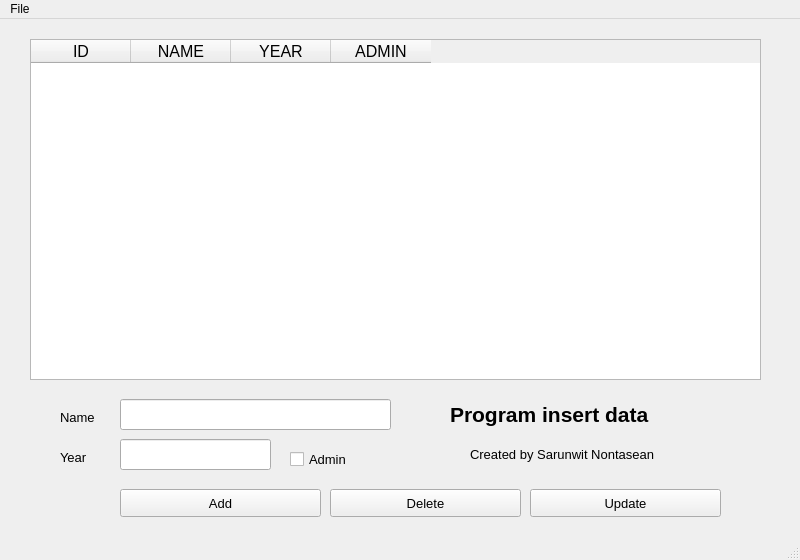
<?xml version="1.0" encoding="UTF-8"?>
<ui version="4.0">
 <class>MainWindow</class>
 <widget class="QMainWindow" name="MainWindow">
  <property name="geometry">
   <rect>
    <x>0</x>
    <y>0</y>
    <width>800</width>
    <height>560</height>
   </rect>
  </property>
  <property name="windowTitle">
   <string>MainWindow</string>
  </property>
  <widget class="QWidget" name="centralwidget">
   <widget class="QTableWidget" name="data_table">
    <property name="geometry">
     <rect>
      <x>30</x>
      <y>20</y>
      <width>731</width>
      <height>341</height>
     </rect>
    </property>
    <property name="font">
     <font>
      <pointsize>12</pointsize>
     </font>
    </property>
    <column>
     <property name="text">
      <string>ID</string>
     </property>
    </column>
    <column>
     <property name="text">
      <string>NAME</string>
     </property>
    </column>
    <column>
     <property name="text">
      <string>YEAR</string>
     </property>
    </column>
    <column>
     <property name="text">
      <string>ADMIN</string>
     </property>
    </column>
   </widget>
   <widget class="QPushButton" name="add_btn">
    <property name="geometry">
     <rect>
      <x>120</x>
      <y>470</y>
      <width>201</width>
      <height>28</height>
     </rect>
    </property>
    <property name="font">
     <font>
      <family>Tahoma</family>
      <pointsize>10</pointsize>
      <weight>50</weight>
      <bold>false</bold>
     </font>
    </property>
    <property name="text">
     <string>Add</string>
    </property>
   </widget>
   <widget class="QPushButton" name="delete_btn">
    <property name="geometry">
     <rect>
      <x>330</x>
      <y>470</y>
      <width>191</width>
      <height>28</height>
     </rect>
    </property>
    <property name="font">
     <font>
      <family>Tahoma</family>
      <pointsize>10</pointsize>
      <weight>50</weight>
      <bold>false</bold>
     </font>
    </property>
    <property name="text">
     <string>Delete</string>
    </property>
   </widget>
   <widget class="QPushButton" name="update_btn">
    <property name="geometry">
     <rect>
      <x>530</x>
      <y>470</y>
      <width>191</width>
      <height>28</height>
     </rect>
    </property>
    <property name="font">
     <font>
      <family>Tahoma</family>
      <pointsize>10</pointsize>
      <weight>50</weight>
      <bold>false</bold>
     </font>
    </property>
    <property name="text">
     <string>Update</string>
    </property>
   </widget>
   <widget class="QCheckBox" name="checkBox">
    <property name="geometry">
     <rect>
      <x>290</x>
      <y>430</y>
      <width>81</width>
      <height>20</height>
     </rect>
    </property>
    <property name="font">
     <font>
      <pointsize>10</pointsize>
     </font>
    </property>
    <property name="text">
     <string>Admin</string>
    </property>
   </widget>
   <widget class="QLabel" name="year_label">
    <property name="geometry">
     <rect>
      <x>60</x>
      <y>430</y>
      <width>55</width>
      <height>16</height>
     </rect>
    </property>
    <property name="font">
     <font>
      <pointsize>10</pointsize>
     </font>
    </property>
    <property name="text">
     <string>Year</string>
    </property>
   </widget>
   <widget class="QLabel" name="name_label">
    <property name="geometry">
     <rect>
      <x>60</x>
      <y>390</y>
      <width>55</width>
      <height>16</height>
     </rect>
    </property>
    <property name="font">
     <font>
      <pointsize>10</pointsize>
     </font>
    </property>
    <property name="text">
     <string>Name</string>
    </property>
   </widget>
   <widget class="QLineEdit" name="lineedit_name">
    <property name="geometry">
     <rect>
      <x>120</x>
      <y>380</y>
      <width>271</width>
      <height>31</height>
     </rect>
    </property>
   </widget>
   <widget class="QLineEdit" name="lineedit_year">
    <property name="geometry">
     <rect>
      <x>120</x>
      <y>420</y>
      <width>151</width>
      <height>31</height>
     </rect>
    </property>
   </widget>
   <widget class="QLabel" name="label">
    <property name="geometry">
     <rect>
      <x>470</x>
      <y>420</y>
      <width>241</width>
      <height>31</height>
     </rect>
    </property>
    <property name="font">
     <font>
      <pointsize>10</pointsize>
      <weight>50</weight>
      <bold>false</bold>
     </font>
    </property>
    <property name="text">
     <string>Created by Sarunwit Nontasean</string>
    </property>
   </widget>
   <widget class="QLabel" name="label_2">
    <property name="geometry">
     <rect>
      <x>450</x>
      <y>380</y>
      <width>281</width>
      <height>31</height>
     </rect>
    </property>
    <property name="font">
     <font>
      <pointsize>16</pointsize>
      <weight>75</weight>
      <bold>true</bold>
     </font>
    </property>
    <property name="text">
     <string>Program insert data</string>
    </property>
   </widget>
   <zorder>lineedit_year</zorder>
   <zorder>lineedit_name</zorder>
   <zorder>data_table</zorder>
   <zorder>add_btn</zorder>
   <zorder>delete_btn</zorder>
   <zorder>update_btn</zorder>
   <zorder>checkBox</zorder>
   <zorder>year_label</zorder>
   <zorder>name_label</zorder>
   <zorder>label</zorder>
   <zorder>label_2</zorder>
  </widget>
  <widget class="QMenuBar" name="menubar">
   <property name="geometry">
    <rect>
     <x>0</x>
     <y>0</y>
     <width>800</width>
     <height>26</height>
    </rect>
   </property>
   <widget class="QMenu" name="menuFile">
    <property name="title">
     <string>File</string>
    </property>
    <widget class="QMenu" name="menu">
     <property name="title">
      <string>เกี่ยวกับโปรแกรม</string>
     </property>
     <addaction name="action_2"/>
    </widget>
    <addaction name="menu"/>
   </widget>
   <addaction name="menuFile"/>
  </widget>
  <widget class="QStatusBar" name="statusbar"/>
  <action name="action_2">
   <property name="text">
    <string>อาจารย์สอนหล่อมาก</string>
   </property>
  </action>
 </widget>
 <resources/>
 <connections/>
</ui>
